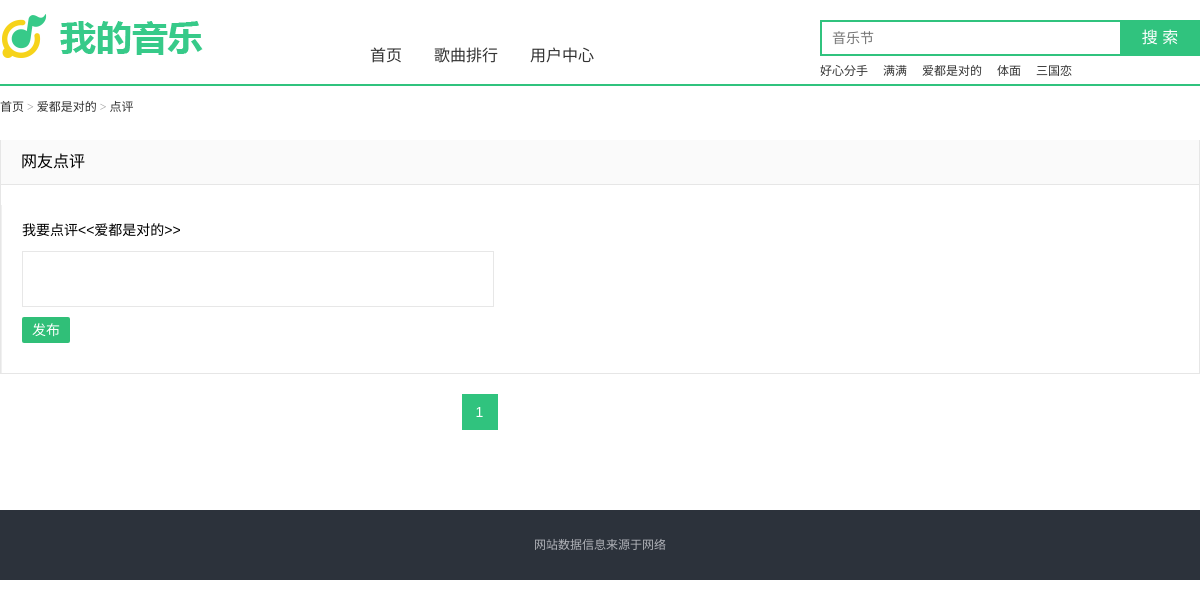
The app's page /comment/1.html with its own data.
### index/models.py (models this page shows, shortened)
class Dynamic(models.Model):
    dynamic_id = models.AutoField('序号', primary_key=True)
    song = models.ForeignKey(Song, on_delete=models.CASCADE, verbose_name='歌名')
    dynamic_plays = models.IntegerField('播放次数')
    dynamic_search = models.IntegerField('搜索次数')
    dynamic_down = models.IntegerField('下载次数')
    class Meta:
        verbose_name = '歌曲动态'
        verbose_name_plural = '歌曲动态'

class Song(models.Model):
    song_id = models.AutoField('序号', primary_key=True)
    song_name = models.CharField('歌名', max_length=50)
    song_singer = models.CharField('歌手', max_length=50)
    song_time = models.CharField('时长', max_length=10)
    song_album = models.CharField('专辑', max_length=50)
    song_languages = models.CharField('语种', max_length=20)
    song_type = models.CharField('类型', max_length=20)
    song_release = models.CharField('发行时间', max_length=20)
    song_img = models.CharField('图片', max_length=50)
    song_lyrics = models.CharField('歌词', max_length=50, default='暂无歌词')
    song_file = models.CharField('歌曲文件', max_length=50)
    label = models.ForeignKey(Label, on_delete=models.CASCADE, verbose_name='歌曲分类')
    class Meta:
        verbose_name = '歌曲信息'
        verbose_name_plural = '歌曲信息'

### comment/views.py (the view)
# urls.py: path('<int:song_id>.html', views.commentView, name='comment')
def commentView(request, song_id):
    search_song = Dynamic.objects.select_related('song').order_by('-dynamic_search').all()[:6]
    if request.method == "POST":
        comment_text = request.POST.get('comment','')
        comment_user = request.user.username if request.user.username else '匿名用户'
        if comment_text:
            comment = Comment()
            comment.comment_text = comment_text
            comment.comment_user = comment_user
            comment.comment_date = time.strftime("%Y-%m-%d", time.localtime)
            comment.song_id = song_id
            comment.save()
        return redirect('/comment/%s.html'%(str(song_id)))
    else:
        song_info = Song.objects.filter(song_id=song_id).first()
        if not song_info:
            raise Http404
        comment_all = Comment.objects.filter(song_id=song_id).order_by('comment_date')
        song_name = song_info.song_name
        page = int(request.GET.get('page', 1))
        paginator = Paginator(comment_all, 2)
        try:
            contacts = paginator.page(page)
        except PageNotAnInteger:
            contacts = paginator.page(1)
        except EmptyPage:
            contacts = paginator.page(paginator.num_pages)
        return render(request, 'comment.html', locals())

### index/templates/comment.html (shortened to what this page needs)
{% extends "title_base.html"  %}
{% block title  %}
{% load staticfiles %}
<link type="text/css" rel="stylesheet" href="{% static "css/common.css" %}">
<link type="text/css" rel="stylesheet" href="{% static "css/comment.css" %}">
</head>
<body class="review">
	<div class="header">
		<a href="/" class="logo" title="首页"><img alt="易点音乐" src="{% static "image/logo.png" %}"></a>
		<div class="search-box">
			<form id="searchForm" action="{% url 'search' 1 %}" method="post" target="_blank">
                <div class="search-keyword">
                    <input id="kword" name="kword" type="text" class="keyword" maxlength="120" placeholder="音乐节"  />
                </div>
	            <input id="subSerch" type="submit" class="search-button" value="搜 索" />
	        </form>
			<div class="search-hot-words">
                {% for song in search_song  %}
                    <a target="play" href="{% url 'play' song.song.song_id %}" >{{ song.song.song_name }}</a>
                {% endfor  %}
			</div>
		</div>
	</div>
	<div class="nav-box">
		<div class="nav-box-inner">
			<ul class="nav clearfix">
				<li><a href="/">首页</a></li>
				<li><a href="{% url 'ranking' %}" target="_blank">歌曲排行</a></li>
	    	    <li><a href="{% url 'home' 1 %}" target="_blank">用户中心</a></li>
			</ul>
		</div>
	</div>
	<div class="wrapper">
		<div class="breadcrumb">
			<a href="/">首页</a> &gt;
					<a href="{% url 'play' song_id %}" target="_self">{{song_name}}</a> &gt;
			<span>点评</span>
		</div>
	</div>
	<div class="wrapper">
        <div class="section">
            <div class="section-header"><h3 class="section-title">网友点评</h3></div>
            <div class="section-content comments-score-new review-comments-score clearfix">
                <div class="clearfix">
                    <div class="comments-box">
                    <div class="comments-box-title">我要点评<<{{ song_name }}>></div>
                    <form action="" method="post" id="usrform">
                        <div class="writebox">
                            <textarea name="comment" form="usrform"></textarea>
                        </div>
                        <div class="comments-box-button clearfix">
                        <input type="submit" value="发布" class="_j_cc_post_entry cc-post-entry" id="scoreBtn">
                        </div>
                        <div id="scoreTips2" style="padding-top:10px;"></div>
                    </form>
                    </div>
                </div>
            </div>
        </div>
    </div>
    <div class="wrapper clearfix">
	<div class="content">
  	<div id="J_CommentList">
        <div class="page-box">
            <div class="pagebar" id="pageBar">
                {% for page in contacts.paginator.page_range %}
                    {% if contacts.number == page %}
                        <span class="sel">{{ page }}</span>
                    {% else %}
                        <a href="{% url 'comment' song_id %}?page={{ page }}" target="_self">{{ page }}</a>
                    {% endif %}
                {% endfor %}
            </div>
        </div>
    </div>
	</div>
    </div>
{% endblock  %}

### static/css/common.css (style rules this page uses)
blockquote,body,button,dd,dl,dt,fieldset,form,h1,h2,h3,h4,h5,h6,hr,input,legend,li,ol,p,pre,td,textarea,th,ul { margin:0;padding:0 }
ol,ul { list-style:none }
body { font:12px/1.5 Arial;-webkit-text-size-adjust:none }
button,input,select { vertical-align:middle;font-size:100%;outline:0 }
fieldset,img { border:0 none }
a { color:#333;text-decoration:none;outline:0 }
.clearfix:after { content:".";display:block;height:0;clear:both;visibility:hidden;font-size:0 }
.header { width:1200px;height:80px;padding:0;margin:10px auto 0 }
.header .logo { float:left;width:214px;height:54px;margin:10px 0 0 0;overflow:hidden }
.search-box { position:relative;z-index:50;float:right;width:302px;padding:0 78px 0 0;margin:10px 0 0 }
.search-box .search-keyword { position:relative;padding:6px 10px;height:20px;overflow:hidden;zoom:1;border:2px solid #30C37E;background:#fff }
.search-box .keyword { float:left;width:278px;height:20px;border:0 none;outline:0 none;font:14px/20px arial;color:#999 }
.search-box .search-button { position:absolute;right:0;top:0;width:80px;height:36px;border:0 none;background-color:#30C37E;color:#fff;font:16px/34px 'Microsoft YaHei',arial;overflow:hidden;cursor:pointer;outline:0 none }
.search-box .search-hot-words { margin:5px 0 0;height:20px;line-height:20px;overflow:hidden }
.search-box .search-hot-words a { float:left;margin:0 15px 0 0 }
.nav-box { margin-top:-50px;border-bottom:2px solid #30C37E }
.nav-box-inner { width:1200px;margin:0 auto }
.nav-box .nav { padding:0 0 12px 360px;height:32px;line-height:32px }
.nav li { float:left;height:32px;margin-right:12px }
.nav-box .nav li a { position:relative;float:left;padding:0 10px;font:16px/2 'Microsoft YaHei';color:#333;white-space:nowrap }
.page-box { position:relative;zoom:1 }
.pagebar { padding:0 0 40px;font-size:14px;font-family:arial;line-height:34px;text-align:center }
.pagebar span { margin:0 3px 0 2px }
.pagebar span.historySel,.pagebar span.sel { font-family:arial }
.pagebar .historySel,.pagebar .sel,.pagebar a { display:inline-block;border:1px solid #e6e6e6;padding:0 7px;height:34px;min-width:20px;white-space:nowrap;margin:0 3px 0 2px;vertical-align:top }
.pagebar .sel,.pagebar a:hover { background:#30C37E;color:#fff;border-color:#30C37E }

### records on screen
Dynamic: song.song_name "好心分手"
Dynamic: song.song_name "满满"
Dynamic: song.song_name "爱都是对的"
Dynamic: song.song_name "体面"
Dynamic: song.song_name "三国恋"
Song: song_name "爱都是对的"

### other values on screen
{{ page }} "1"
